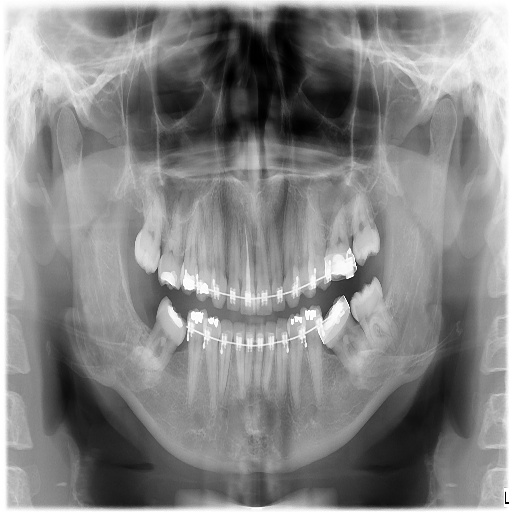
%> input picture Experiment_12/Inputs/images/Head_CT.png, 512 x 512 px
$ octave --eval "task_12_1_matrix_construction;"   (GNU Octave 9; MATLAB toolbox functions it lacks are replaced by stand-ins)
%> lines starting %> are read from the running program, lines starting %| are printed output that depends on the picture; in (x1, y1, x2, y2) boxes, pixels count from 0 and x2, y2 are one past the last pixel; in counts of white or black regions, pixels touching at a corner belong together; the program's own positions count from 1
%% Task 12.1: 2D Homogeneous Rigid Transformation Matrix Construction
% Course: Medical Image Processing (BMI-701) | Riphah International University
% Student: Muhammad Ikrama (Reg ID: 60140)
% Instructor: Engr. Rana Talha Khalid

function task_12_1_matrix_construction()
    fprintf('\n==========================================================================================\n');
    fprintf('TASK 12.1: 2D HOMOGENEOUS RIGID TRANSFORMATION MATRIX CONSTRUCTION (MATLAB)\n');
    fprintf('==========================================================================================\n');

    scriptDir = fileparts(mfilename('fullpath'));
    inDir = fullfile(scriptDir, '..', 'Inputs', 'images');
    outDir = fullfile(scriptDir, '..', 'Outputs', 'MATLAB');
    tableDir = fullfile(scriptDir, '..', 'Tables');
    if ~exist(outDir, 'dir'), mkdir(outDir); end
    if ~exist(tableDir, 'dir'), mkdir(tableDir); end

    ct = imread(fullfile(inDir, 'Head_CT.png'));
%> ct is the input picture: size 512x512x3 uint8; min 0, max 255, mean 134.8
    if size(ct, 3) == 3, ct = rgb2gray(ct); end
    [H, W] = size(ct);
%> H = 512; W = 512
    cx = W / 2.0; cy = H / 2.0;
%> after `cx = W / 2.0`: cx = 256
%> after `cy = H / 2.0`: cy = 256

    tx = -15.0; ty = 12.0; theta_deg = 22.0;
    rad = deg2rad(theta_deg);

    T_to_orig = [1, 0, -cx; 0, 1, -cy; 0, 0, 1];
%> T_to_orig = [1 0 -256; 0 1 -256; 0 0 1]
    R = [cos(rad), -sin(rad), 0; sin(rad), cos(rad), 0; 0, 0, 1];
    T_back = [1, 0, cx + tx; 0, 1, cy + ty; 0, 0, 1];
%> T_back = [1 0 241; 0 1 268; 0 0 1]
    T_forward = T_back * R * T_to_orig;
    T_inv = inv(T_forward);

    % In MATLAB, affine2d takes transpose of standard [x, y, 1] matrix
    tformFwd = affine2d(T_forward');
    tformInv = affine2d(T_inv');

    ct_fwd = imwarp(ct, tformFwd, 'OutputView', imref2d(size(ct)), 'InterpolationMethod', 'linear');
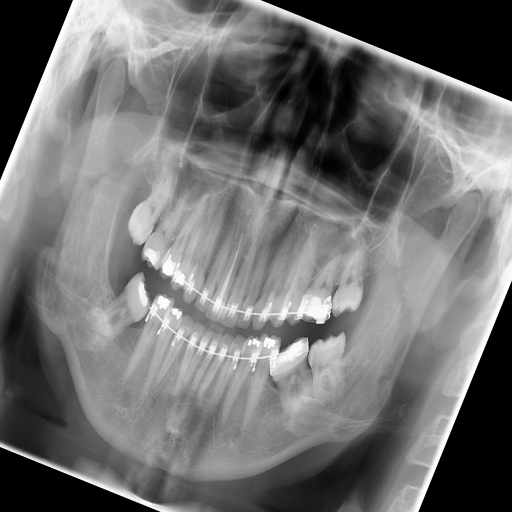
%> ct_fwd: size 512x512 uint8; min 0, max 255, mean 112.5
    ct_rec = imwarp(ct_fwd, tformInv, 'OutputView', imref2d(size(ct)), 'InterpolationMethod', 'linear');
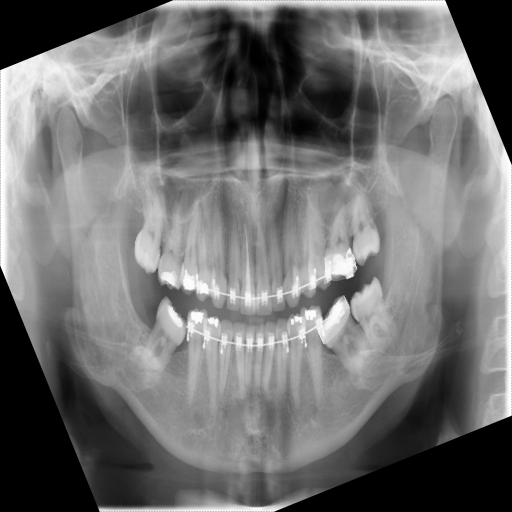
%> ct_rec: size 512x512 uint8; min 0, max 255, mean 112.4

    % Intracranial parenchyma evaluation mask
    brain_mask = (ct > 20) & (ct < 180);
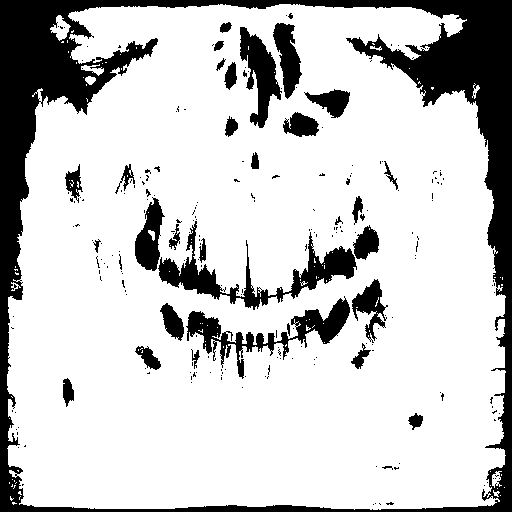
%> brain_mask: size 512x512 logical; 78.9% white; 229 black regions (194 under 20 px), largest, box (x1, y1, x2, y2) and area: (0, 0, 512, 512) 37162, (158, 221, 357, 310) 3954, (186, 296, 350, 379) 3176
    se = strel('disk', 18);
    eval_mask = imerode(brain_mask, se);
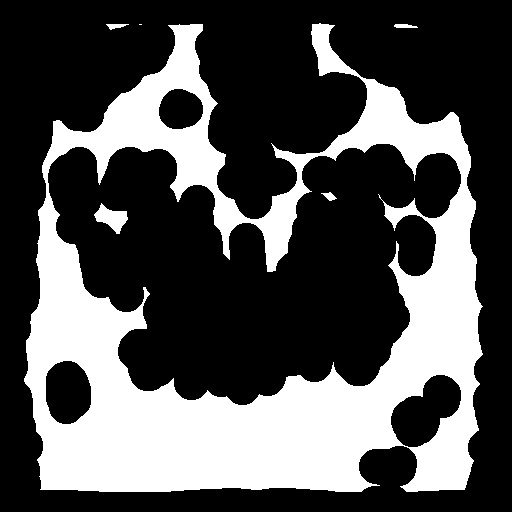
%> eval_mask: size 512x512 logical; 32.2% white; 6 white regions (1 under 20 px), largest, box (x1, y1, x2, y2) and area: (24, 23, 483, 492) 83539, (94, 203, 128, 234) 530, (106, 24, 129, 30) 78, (394, 24, 418, 28) 76, (321, 192, 337, 201) 73
    num_eval = sum(eval_mask(:));
%> num_eval = 84299

    orig_px = double(ct(eval_mask));
    rec_px = double(ct_rec(eval_mask));
    diff_px = abs(orig_px - rec_px);

    mae = mean(diff_px);
%> mae = 9.44
    mse = mean(diff_px.^2);
%> mse = 969.2
    max_err = max(diff_px);
%> max_err = 167
    psnr_val = 10.0 * log10((255.0^2) / (mse + 1e-12));
%> psnr_val = 18.27

    T_ident = T_forward * T_inv;
    frob_norm = norm(T_ident - eye(3), 'fro');

    fprintf('%-25s | %-14s | %-10s | %-10s | %-10s | %-10s\n', ...
        'Evaluation Region', 'Evaluated Px', 'MAE (Int)', 'MSE', 'Max Error', 'PSNR (dB)');
    fprintf('------------------------------------------------------------------------------------------\n');
    fprintf('%-25s | %-14d | %-10.4f | %-10.4f | %-10.2f | %-10.2f dB\n', ...
        'Intracranial Parenchyma', num_eval, mae, mse, max_err, psnr_val);
%| Intracranial Parenchyma   | 84299          | 9.4410     | 969.1903   | 167.00     | 18.27      dB
    fprintf('>>> Forward-Inverse Matrix Verification: ||T_fwd * T_inv - I|| = %.2e\n', frob_norm);
%| >>> Forward-Inverse Matrix Verification: ||T_fwd * T_inv - I|| = 1.42e-14

    results = {
        'Rigid (tx=-15, ty=+12, theta=22 deg)', round(det(T_forward), 6), frob_norm, num_eval, round(mae, 4), round(mse, 4), round(max_err, 2), round(psnr_val, 2)
    };
%> results = {'Rigid (tx=-15, ty=+12, theta=22 deg)', 1, 1.42e-14, 84299, 9.44, 969.2, 167, 18.27}
%> (the run ends here)

$ run again, with Experiment_12/Inputs/images/Brain_MRI.png copied over Experiment_12/Inputs/images/Head_CT.png
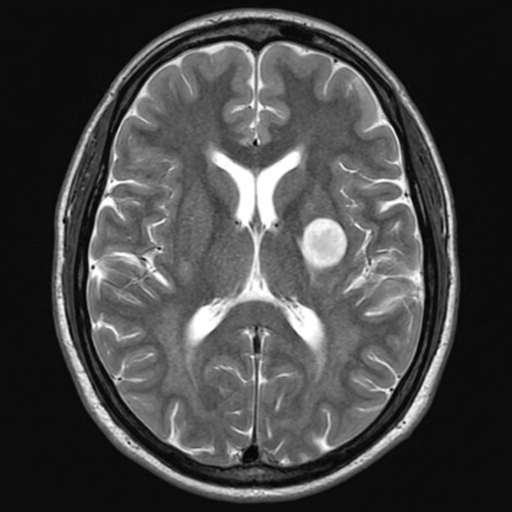
%> input picture Experiment_12/Inputs/images/Brain_MRI.png, 512 x 512 px
%> in task_12_1_matrix_construction, ct is the input picture: size 512x512 uint8; min 0, max 255, mean 69.9
%> in task_12_1_matrix_construction, `brain_mask = (ct > 20) & (ct < 180);`:
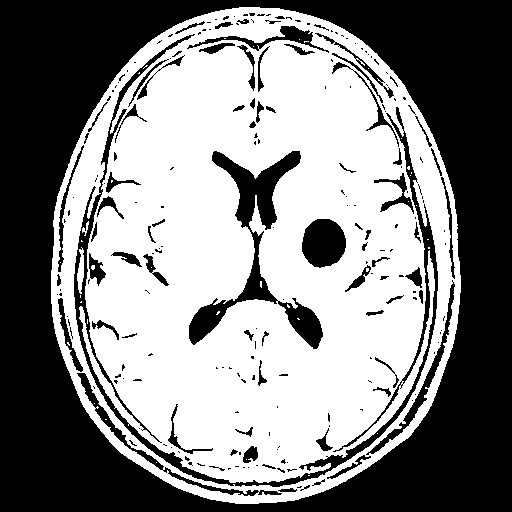
%> brain_mask: size 512x512 logical; 52.3% white; 225 black regions (149 under 20 px), largest, box (x1, y1, x2, y2) and area: (0, 0, 512, 512) 99862, (74, 34, 438, 487) 6736, (189, 151, 323, 349) 5645
%> in task_12_1_matrix_construction, `eval_mask = imerode(brain_mask, se);`:
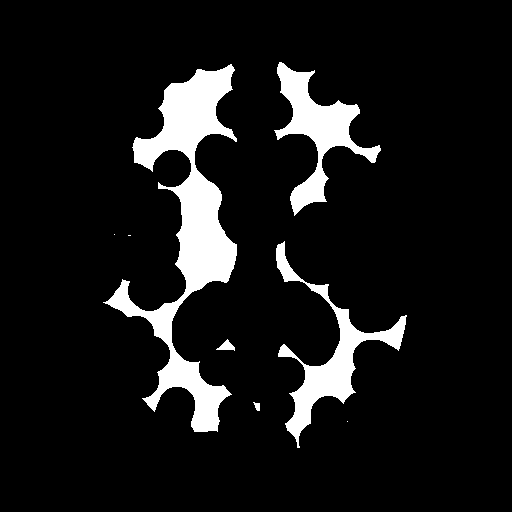
%> eval_mask: size 512x512 logical; 9.4% white; 8 white regions (3 under 20 px), largest, box (x1, y1, x2, y2) and area: (103, 64, 237, 432) 14558, (276, 241, 407, 448) 4981, (274, 62, 381, 216) 4900, (216, 339, 235, 351) 112, (253, 402, 260, 411) 40
%> num_eval = 24596
%> mae = 0.759
%> mse = 1.29
%> max_err = 12
%> psnr_val = 47.04
%| Intracranial Parenchyma   | 24596          | 0.7592     | 1.2866     | 12.00      | 47.04      dB
%| >>> Forward-Inverse Matrix Verification: ||T_fwd * T_inv - I|| = 1.42e-14
%> results = {'Rigid (tx=-15, ty=+12, theta=22 deg)', 1, 1.42e-14, 24596, 0.759, 1.29, 12, 47.04}

$ run again, with Experiment_12/Inputs/images/Chest_Xray.png copied over Experiment_12/Inputs/images/Head_CT.png
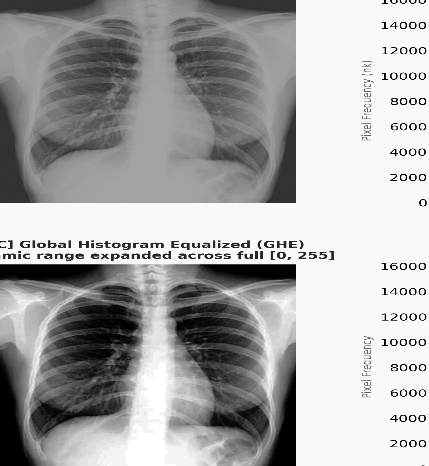
%> input picture Experiment_12/Inputs/images/Chest_Xray.png, 429 x 466 px
%> in task_12_1_matrix_construction, ct is the input picture: size 466x429x3 uint8; min 0, max 255, mean 168.1
%> ct: size 466x429 uint8
%> in task_12_1_matrix_construction, `brain_mask = (ct > 20) & (ct < 180);`:
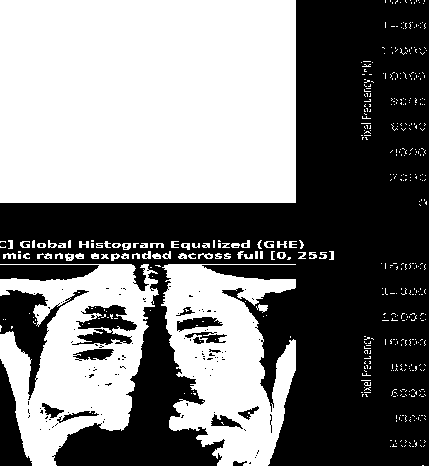
%> brain_mask: size 466x429 logical; 48.8% white; 478 white regions (418 under 20 px), largest, box (x1, y1, x2, y2) and area: (0, 0, 296, 203) 60088, (0, 264, 159, 466) 17420, (161, 264, 296, 466) 16747
%> in task_12_1_matrix_construction, `eval_mask = imerode(brain_mask, se);`:
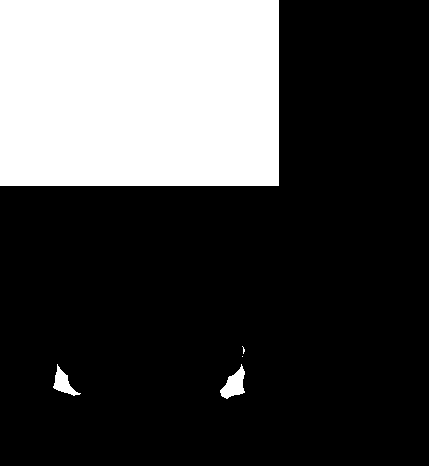
%> eval_mask: size 466x429 logical; 26.4% white; 5 white regions (2 under 20 px), largest, box (x1, y1, x2, y2) and area: (0, 0, 279, 186) 51894, (220, 364, 245, 399) 461, (53, 364, 81, 396) 349
%> num_eval = 52716
%> mae = 9.11
%> mse = 1018
%> max_err = 164
%> psnr_val = 18.05
%| Intracranial Parenchyma   | 52716          | 9.1128     | 1017.9522  | 164.00     | 18.05      dB
%| >>> Forward-Inverse Matrix Verification: ||T_fwd * T_inv - I|| = 1.42e-14
%> results = {'Rigid (tx=-15, ty=+12, theta=22 deg)', 1, 1.42e-14, 52716, 9.11, 1018, 164, 18.05}
